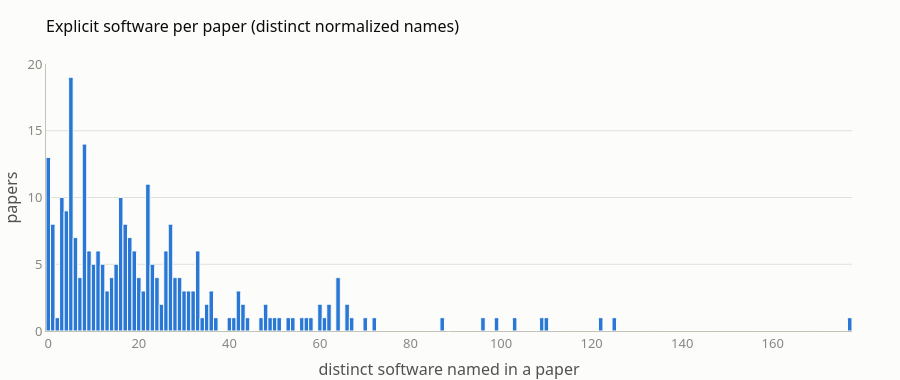

Notebook code cell kept with this figure:
### Code cell
# Distribution of distinct software per paper
per_paper = papers["n_software"].value_counts().reindex(range(papers["n_software"].max() + 1), fill_value=0)
fig = go.Figure(go.Bar(
    x=per_paper.index, y=per_paper.values, marker=dict(color=STYLE["series"][0], line=dict(color=STYLE["surface"], width=1)),
    hovertemplate="%{y} papers name %{x} distinct software<extra></extra>"))
fig.update_layout(title="Explicit software per paper (distinct normalized names)", bargap=0, height=380,
                  xaxis_title="distinct software named in a paper", yaxis_title="papers")
fig.update_xaxes(showgrid=False)
fig.show()

print(papers["n_software"].describe().to_string())

### Figure 1 — Plotly figure (JSON) as saved in the notebook; plotly's stock layout.template omitted (floating-point values rounded to 4 significant figures; data arrays with more than 128 entries replaced by an {"elided": "..."} marker saying what was removed)
{"data": [{"hovertemplate": "%{y} papers name %{x} distinct software<extra></extra>", "marker": {"color": "#2a78d6", "line": {"color": "#fcfcfb", "width": 1}}, "type": "bar", "x": {"elided": "178 int values"}, "y": {"elided": "178 int values"}}], "layout": {"bargap": 0, "height": 380, "title": {"text": "Explicit software per paper (distinct normalized names)"}, "xaxis": {"showgrid": false, "title": {"text": "distinct software named in a paper"}}, "yaxis": {"title": {"text": "papers"}}}}
